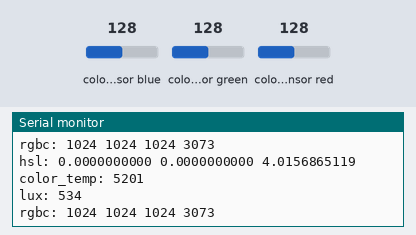
This sketch was run on a simulated Arduino Uno, built with avr-gcc and run on an emulated ATmega328P. Shown: the last lines printed to the serial monitor. Inputs (shaded band) come from the test bench; at power-on: colour sensor blue 128, colour sensor green 128, colour sensor red 128.

Above: at 1.2 s.
1.3 s: colour sensor blue set to 191
At 2.0 s:
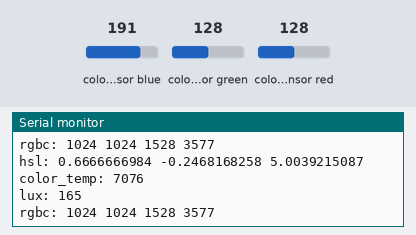
4.3 s: colour sensor green set to 64
At 5.3 s:
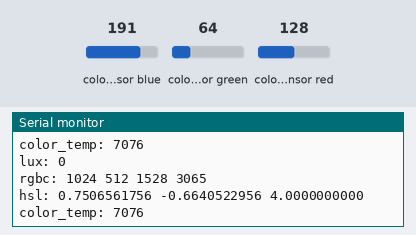
7.3 s: colour sensor red set to 5
At 7.9 s:
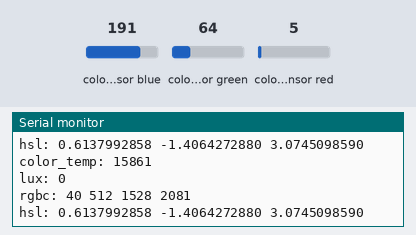
10.3 s: colour sensor blue set to 64
At 10.9 s:
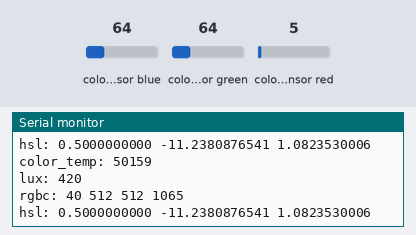
13.3 s: colour sensor green set to 5
At 14.2 s:
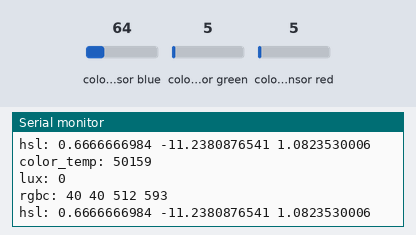
16.3 s: colour sensor blue set to 5
At 17.4 s:
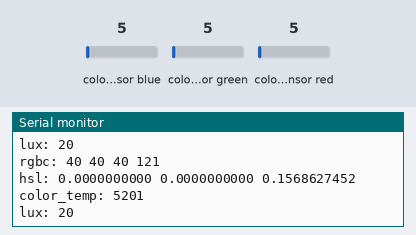
Timing chart, 0 to 19.3 s (numbered marks = the images above; inputs shaded):
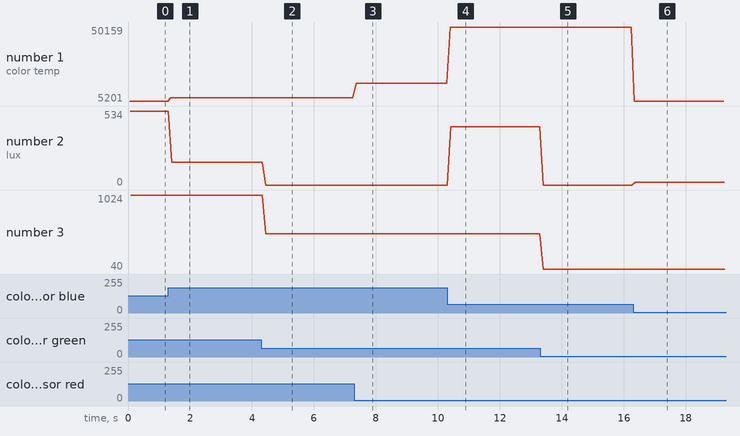

The sketch:

serial_color_tcs34725.ino
```cpp
// install Adafruit_TCS34725 library, Tools > Manage Libraries
// see reference: https://learn.adafruit.com/adafruit-color-sensors/overview
// code for Teensy LC for connection with Pure Data

#include <Wire.h>
#include "Adafruit_TCS34725.h"

/* Example code for the Adafruit TCS34725 breakout library */

/* Connect SCL    to Teensy pin 18 / A5
   Connect SDA    to Teensy pin 19 / A4
   Connect VDD    to Teensy 3.3V
   Connect GROUND to Teensy ground */

/* Initialise with default values (int time = 2.4ms, gain = 1x) */
Adafruit_TCS34725 tcs = Adafruit_TCS34725();

/* Initialise with specific int time and gain values */
// Adafruit_TCS34725 tcs = Adafruit_TCS34725(TCS34725_INTEGRATIONTIME_700MS, TCS34725_GAIN_1X);

float red;
float green;
float blue;
float Maximum;
float Minimum;
float rd;
float gd;
float bd;


void setup(void) {
  Serial.begin(9600);

  if (tcs.begin()) {
    Serial.println("Found sensor");
  } else {
    Serial.println("No TCS34725 found ... check your connections");
    while (1);
  }

  // Now we're ready to get readings!
}

void loop(void) {
  uint16_t r, g, b, c, colorTemp, lux;

  tcs.getRawData(&r, &g, &b, &c);
  // colorTemp = tcs.calculateColorTemperature(r, g, b);
  colorTemp = tcs.calculateColorTemperature_dn40(r, g, b, c);
  lux = tcs.calculateLux(r, g, b);

  red = r;
  green = g;
  blue = b;

  rd = red / 255;
  gd = green / 255;
  bd = blue / 255;

  Maximum = max(rd, gd);
  Maximum = max(Maximum, bd);
  Minimum = min(rd, gd);
  Minimum = min(Minimum, bd);

  float h, s, l = (Maximum + Minimum) / 2;

  if (Maximum == Minimum) {
    h = s = 0; // achromatic
  } else {
    double d = Maximum - Minimum;
    s = l > 0.5 ? d / (2 - Maximum - Minimum) : d / (Maximum + Minimum);
    if (Maximum == rd) {
      h = (gd - bd) / d + (gd < bd ? 6 : 0);
    } else if (Maximum == gd) {
      h = (bd - rd) / d + 2;
    } else if (Maximum == bd) {
      h = (rd - gd) / d + 4;
    }
    h /= 6;
  }


  Serial.print("color_temp: ");
  Serial.print(colorTemp, DEC);
  Serial.print(" ");
  Serial.println(" ");

  Serial.print("lux: ");
  Serial.print(lux, DEC);
  Serial.println(" ");

  Serial.print("rgbc: ");
  Serial.print(r, DEC);
  Serial.print(" ");
  Serial.print(g, DEC);
  Serial.print(" ");
  Serial.print(b, DEC);
  Serial.print(" ");
  Serial.print(c, DEC);
  Serial.print(" ");
  Serial.println(" ");


  Serial.print("hsl: ");
  Serial.print(h, DEC);
  Serial.print(" ");
  Serial.print(s, DEC);
  Serial.print(" ");
  Serial.print(l, DEC);
  Serial.print(" ");
  Serial.println(" ");

  // delay(50);
}
```

Measured:
- after the input at 1.3 s, the serial monitor: prints a new line after 0.09 s (image 1)
- after the input at 4.3 s, the serial monitor: prints a new line after 0.14 s (image 2)
- after the input at 7.3 s, the serial monitor: prints a new line after 0.07 s (image 3)
- after the input at 10.3 s, the serial monitor: prints a new line after 0.10 s (image 4)
- after the input at 13.3 s, the serial monitor: prints a new line after 0.10 s (image 5)
- after the input at 16.3 s, the serial monitor: prints a new line at once (image 6)
- plotted number 1: 5201 → 7076 after the input at 1.3 s, 7076 → 15861 after the input at 7.3 s, 15861 → 50159 after the input at 10.3 s, 50159 → 5201 after the input at 16.3 s
- plotted number 2: 534 → 165 after the input at 1.3 s, 0 → 420 after the input at 10.3 s, 0 → 20 after the input at 16.3 s
